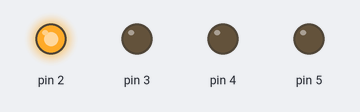
The sketch below on a simulated Arduino Uno, built with avr-gcc and run on an emulated ATmega328P. Parts: output pins drawn as LEDs (lit = HIGH).

Above: at 0.02 s.
At 0.32 s:
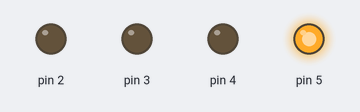
At 0.62 s:
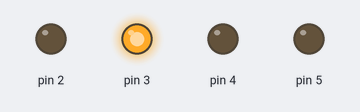
At 1.47 s:
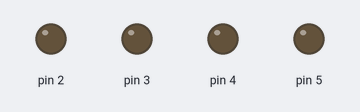
At 2.92 s:
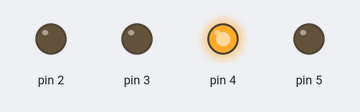
Timing chart, 0 to 3.2 s (numbered marks = the images above):
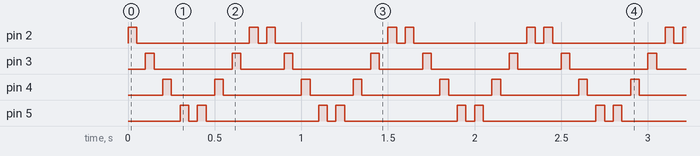

The sketch:

_15.ino
```cpp
/*
 *  IFSP - Registro - ALP
 *  Algorítmo Efeito de iluminação sequencial com LED's e decremento  - 15
 *
 *  Responsável: Thiago Ramos && Vitor Yuiti
 *
 *  Data: 15/08/2017.
 */
void setup() {
pinMode (2, OUTPUT);
pinMode (3, OUTPUT);
pinMode (4, OUTPUT);
pinMode (5, OUTPUT);
}

void loop() {
for (int x = 2; x <= 5; x++) {
  digitalWrite (x,HIGH);
  delay (50);
  digitalWrite (x,LOW);
  delay (50);
}
for (int x = 5; x >= 2; x--) {
  digitalWrite (x,HIGH);
  delay (50);
  digitalWrite (x,LOW);
  delay (50);
}
}
```

Measured:
- by itself, pin 2: repeats every 0.80 s: LOW 0.65 s, HIGH 0.05 s, LOW 0.05 s, HIGH 0.05 s
- by itself, pin 3: repeats every 0.80 s: LOW 0.45 s, HIGH 0.05 s, LOW 0.25 s, HIGH 0.05 s
- by itself, pin 4: repeats every 0.80 s: LOW 0.25 s, HIGH 0.05 s, LOW 0.45 s, HIGH 0.05 s
- by itself, pin 5: repeats every 0.80 s: LOW 0.05 s, HIGH 0.05 s, LOW 0.65 s, HIGH 0.05 s
